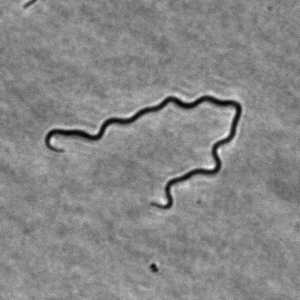
%> input picture Paddy_et_al_Dassama_2026/included_datasets/representative_HADA_images/minus_iptg.tif, 300 x 300 px
$ octave --eval "result = devTracking(imread('../Paddy_et_al_Dassama_2026/included_datasets/representative_HADA_images/minus_iptg.tif'));"   (GNU Octave 9; MATLAB toolbox functions it lacks are replaced by stand-ins)
%> lines starting %> are read from the running program, lines starting %| are printed output that depends on the picture; in (x1, y1, x2, y2) boxes, pixels count from 0 and x2, y2 are one past the last pixel; in counts of white or black regions, pixels touching at a corner belong together; the program's own positions count from 1
### Epi Population/filterIM.m
function [filteredIM] = filterIM(im, varargin)
% author:     Bradley R Parry
% date:       2011
% copyright:  Yale University
%%%%%%%%%%%%%%%%%%%%%%%%%%%
% filterIM performs bandpass Gaussian filtering on an input image. The
% input image is convolved with a boxcar kernel (see below to avoid boxcar
% convolution), and subtracted from a convolution of the input image with a
% Gaussian window. The input image is convolved with a Gaussian in the
% frequency space and obtained with an inverse Fourier transform. Pixels
% ceil(spotLength/2) from the image edge are masked out.
%
%   INPUT ARGUMENTS
% im is an image to filter
% optional input arguements include:
%     frequency: is the upper limit of frequencies to pass
%         filteredIM = filterIM(im,'frequency',0.95)
%     spotlength: length of the spot, set to zero to avoid boxcar
%     convolution. spotlength should be an integer value.
%         filteredIM = filterIM(im,'spotlength',9)
%     ithresh: a value between 0 and 1 indicating the intensity level
%     to threshold at. If set to 0, no thresholding will occur
%         filteredIM = filterIM(im,'ithresh',.2)
%
%   OUTPUT ARGUMENT
% filteredIM: the filtered result of input image, im
% if no output is requested, filterIM will display, as an image (scaled
% from min to max), the result of filtering.

norm = @(x) x./sum(x(:));
Fq = 1;
spotLength = 9;
ithresh = 0;

for q = 1:length(varargin)
    if strcmpi(varargin{q},'fq') || strcmpi(varargin{q},'frequency') || strcmpi(varargin{q},'freq')
        Fq = varargin{q+1};
    elseif strcmpi(varargin{q},'spotlength') || strcmpi(varargin{q},'sl')
        spotLength = varargin{q + 1};
    elseif strcmpi(varargin{q},'ithresh')
        ithresh = varargin{q + 1};
    end
end
%> this loop made 6 passes
%> Fq on pass 1: 0.95
%> spotLength on pass 3: 9

% im = im - mean(im(:)); im(im<0) = 0;
dr = 0; dc = 0;
if ~mod(size(im,1),2), im = cat(1, im(1,:), im); dr = 1; end
if ~mod(size(im,2),2), im = cat(2, im(:,1), im); dc = 1; end

%construct a boxcar filter
b_im = conv2(double(im), norm(ones(spotLength)),'same');

%pad the image for use with fft2
[r_ind, c_ind] = size(im);
%> r_ind = 301; c_ind = 301
Fp = cat(1, im, zeros(r_ind, c_ind));
Fp = cat(2, Fp, zeros(size(Fp,1), c_ind));
%> Fp: size 602x602 double
Fuv = fft2(Fp);

%construct a gaussian filter and pad with 0s for fft2
Huv = GaussWin(size(im),Fq);
Hp = cat(1, Huv, zeros(r_ind, c_ind));
Hp = cat(2, Hp, zeros(size(Hp,1), c_ind));
%> Hp: size 602x602 double
fCHp = fft2(Hp);

G = real(ifft2(Fuv.*fCHp)); %Filter & return to spatial domain at once
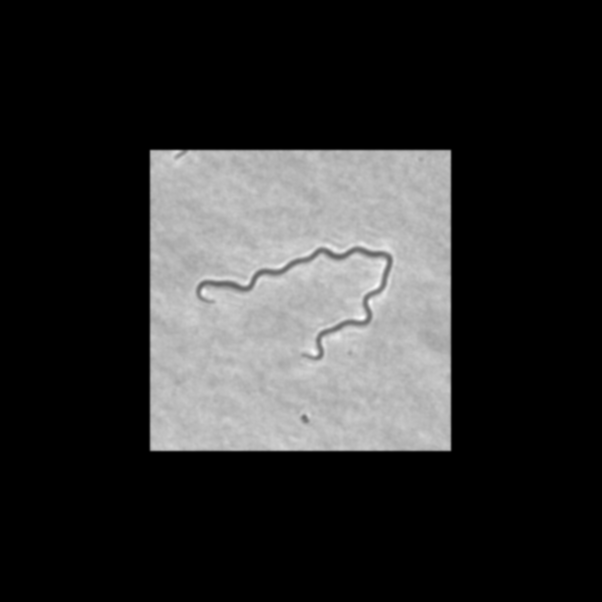
%> G: size 602x602 double; min -5.26e-12, max 8548.6, mean 1556.9; drawn with min black and max white

%extract the valid filtered region
indx(1:2) = [floor(r_ind/2) + 1 + dr, floor(r_ind/2) + size(im,1)];
indx(3:4) = [floor(c_ind/2) + 1 + dc, floor(c_ind/2) + size(im,2)];
GF = G(indx(1):indx(2),indx(3):indx(4));

ind = ceil(spotLength/2);
%> ind = 5
mask = zeros(size(GF));
mask(ind+1:end-ind-1,ind+1:end-ind-1) = 1;
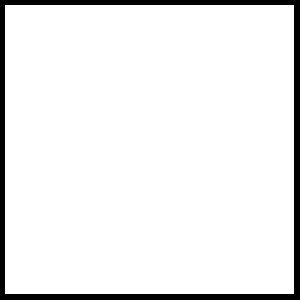
%> mask: size 300x300 double; values 0 (black) and 1 (white), 92.8% white; 1 black region, box (x1, y1, x2, y2) and area: (0, 0, 300, 300) 6479
filteredIM = mask.*(GF - b_im(1:end-dr,1:end-dc));
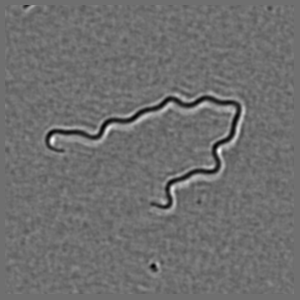
%> filteredIM: size 300x300 double; min -1738.6, max 2246.1, mean 0.6; drawn with min black and max white
L = (ithresh)*(max(filteredIM(:)) - min(filteredIM(:)))*graythresh(filteredIM);
%> L = 196.9
filteredIM(filteredIM <= L) = 0;

if nargout == 0
    imshow(filteredIM,[min(filteredIM(:)) max(filteredIM(:))],'InitialMagnification','fit')
end

end

function [win] = GaussWin(dimensions,sigma)
% author:     Bradley R Parry
% date:       2011
% copyright:  Yale University
%%%%%%%%%%%%%%%%%%%%%%%%%%%
% constructs a Gassian window of size specified by dimensions and the
% standard deviation of the Gaussian function specified by sigma
% if dimensions has 2 components, output win will be of size
% (dimensions(1), dimensions(2)).
% the output window will be centered on dimensions and normalized to 1
%
% EXAMPLE - to construct a 5 by 5 Gaussian surface with standard deviation
% 1:
%     GaussSurf = GaussWin([5, 5], 1);
%
%     GaussSurf =
%         0.0030    0.0133    0.0219    0.0133    0.0030
%         0.0133    0.0596    0.0983    0.0596    0.0133
%         0.0219    0.0983    0.1621    0.0983    0.0219
%         0.0133    0.0596    0.0983    0.0596    0.0133
%         0.0030    0.0133    0.0219    0.0133    0.0030

norm = @(x) x/sum(x(:));
center_ = (dimensions + 1)/2;
rs = center_(1) - repmat([1:dimensions(1)]',[1,dimensions(2)]);
cs = center_(2) - repmat([1:dimensions(2)],[dimensions(1), 1]);
dx = rs.^2 + cs.^2;
win = norm(exp(-dx/(2*sigma^2)));
end

### Gray_Govers_2019_Cell/gaussfit2d.m
function [sfit, gof] = gaussfit2d(img)
%{
-About-
fits a 2D Gaussian function with a single sigma to an input 2D matrix.
A+k*exp(-(x-x0).^2/(2*sigma^2)-(y-y0).^2/(2*sigma^2))

-Inputs-
img: a 2D matrix

-varargin-
na

-Outputs-
sfit and gof: both of the outputs from matlab's builtin fit function

-Example-

-Supplementary-

-Keywords-

-Dependencies-
the matlab builtin fit function

-References-

-Author-
Brad Parry, 2014 July 28
%}

[r,c] = size(img);
[X,Y] = meshgrid(1:r,1:c);
X = X(:);
Y=Y(:);
Z = img(:);
[y0, x0] = find(img == max(img(:)));
%use sigma=1 as an initial estimate, this is ~near the diffraction limit
%for most pixel sizes on popular microscope cameras
sigma = 1;
%estimate amplitude by the max
k = max(img(:));
%estimate im offset as the average of the input image
A = mean(img(:));

gauss2d = fittype('A+k*exp(-(x-x0).^2/(2*sigma^2)-(y-y0).^2/(2*sigma^2))','independent', {'x', 'y'},'dependent', 'z' );
[sfit, gof] = fit([X,Y],double(Z),gauss2d,'StartPoint',[A,k, sigma, mean(x0), mean(y0)],'Lower',[0,0,0,-inf,-inf],'Upper',[inf, inf, inf, inf]);

end

### Gray_Govers_2019_Cell/devTracking.m
function [SpotDat] = devTracking(image, ROI, parameters)
%{
-About-
Performs 2D localization of diffraction limited spots in an image delimited
by a provided ROI over parameters given. If no ROI is given, particle
localization is performed over the entire image. Localization is performed
by fitting raw pixel intensity values to a 2D Gaussian

-Inputs-
image: the image to perform spot identification and localization in

ROI: region of interest for spot localization, should be an n-by-2 polygon
specifying valid image locations to search for spots

Parameters: a structure of parameters controlling 2d Gaussian fitting
    pixelsPerSpotRange: the lower and upper bounds of the number of pixels
        in a spot. If [6,90], a spot must have at least 6 pixels but fewer
        than 90
    spotlength: anticipated spot size, used for construction of bandpass
        filter for noise removal prior to spot identification
    frequency: frequency response for bandpass filter
    ithresh: modifies threshold value determined from Otsu's method: after
        the image is filtered, Otsu's method is used to naively segment it.
        it ithresh = 1, the value from Otsu's method will be used, if
        ithresh = 0.1, 0.1*otsu will be used
    nSigmaCutoff: a spot must be nSigmaCutoff above background noise to be
        labeled as a spot
    fitTol: upper and lower bounds of spot statistics to be kept as spots
        checks the error on fitted terms [A,k,sigma,x,y]

shifts: an n-by-2 matrix specifying image shifts for each frame in x
    (shifts(:,1)) and y (shifts(:,2)) directions. the nth row corresponds to
    the nth frame. if shifts are not provided, the images will be analzed
    as is

-varargin-
na

-Outputs-
SpotDat: nested structure of cell arrays {Frame}{Cell}.(tracking output)
with fields (the kth element of each field corresponds to the kth spot):
    Centroid: xy coordinates of spot peaks
    rmse: root mean-squared error of the fit
    sigma: sigma of the fitted gaussian function
    gtr: a measure of spot intensity over the background
    confint: confidence intervals of the
    fitdata: statistics of the fit

-Example-

-Supplementary-

-Keywords-

-Dependencies-
imcrop.m
devTracking.m

-References-

-Author-
Brad Parry, 2014 July 28
%}

%initialize the output
SpotDat.Centroid = [];
SpotDat.rmse = [];
SpotDat.sigma = [];
SpotDat.gtr = [];
SpotDat.confint = [];
SpotDat.fitdata = [];

%initialize default parameters
def_params.pixelsPerSpotRange = [6 50];
def_params.spotlength = 9;
def_params.frequency = .95;
def_params.ithresh = .1;
def_params.fitTol = [-inf inf;-inf inf;-inf inf;-inf inf;-inf inf];
def_params.nSigmaCutoff = 2;

%sort parameters and populate workspace with their corresponding variables
%this segment extracts fieldnames from the parameters structure and creates
%those variables explicitly in the workspace
fields = fieldnames(def_params);
if ~exist('parameters','var') || ~isstruct(parameters)
    for k = 1:length(fields)
        v = genvarname(fields{k});
        eval([v ' = def_params.(fields{k});']);
    end
else
    a = fieldnames(parameters);
    badfields = setdiff(a, fields);
    parameters = rmfield(parameters, badfields);
    if ~isempty(badfields)
        warning('Bad fieldnames were found in the parameters list')
        tx = ['The following field names were removed from parameters:'];
        disp(tx)
        for k = 1:length(badfields)
            disp(['    ',char(badfields{k})])
        end
    end
    fieldslogical = isfield(parameters,cellfun(@(x) x, fields,'UniformOutput',0));
    needfields = ~fieldslogical;
    ix = needfields.*(1:length(fields))'; ix(ix == 0) = [];
    for k = ix'
        parameters.(fields{k}) = def_params.(fields{k});
    end
    %sprouting variables...
    for k = 1:length(fields)
        v = genvarname(fields{k});
        eval([v ' = parameters.(fields{k});']);
    end
end


[r,c] = size(image);
image = double(image);
dxFromCenter = spotlength / 2 + 1;
if nargin == 1 || isempty(ROI)
    %if a Region of interest in not provided, compute a region of interest
    %equivalent to the entire frame
    y = [1:r,repmat(r,[1,c]),r:-1:1,ones([1,c])]';
    x = [ones([1,r]),1:c,repmat(c,[1,r]),c:-1:1]';
    ROI = cat(2,x,y);
end
ROI = double(ROI);
ROIpxls = poly2mask(ROI(:,1),ROI(:,2),r,c);
filteredImage = filterIM(image,'frequency',frequency,'sl',spotlength,'ithresh',ithresh);
thFiltImage = filteredImage;
thFiltImage(thFiltImage>0) = 1;
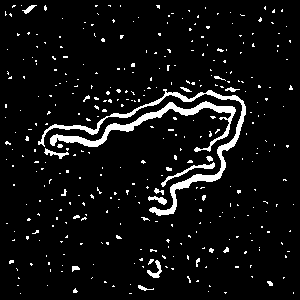
%> thFiltImage: size 300x300 double; values 0 (black) and 1 (white), 6.4% white; 359 white regions (339 under 20 px), largest, box (x1, y1, x2, y2) and area: (38, 89, 246, 216) 1789, (50, 101, 236, 152) 1458, (161, 162, 215, 187) 191

imgMasked = image.*double(ROIpxls);
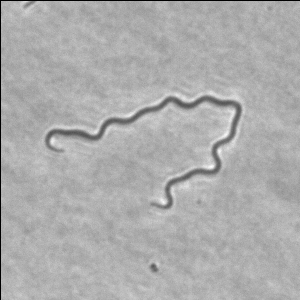
%> imgMasked: size 300x300 double; min 0, max 9105, mean 6186.4; drawn with min black and max white

% find the mean intensity in the ROI
meanCellInt = mean(imgMasked(imgMasked>0));
%> meanCellInt = 6227.8
stdCellInt = std(imgMasked(imgMasked>0));
%> stdCellInt = 474.7

%find rough location of peaks, by guessing they should be contain the
%bright pixels in the image
[pixvals, sortorder] = sort(imgMasked(:),'descend');

%save some computation time later by ignoring relatively dim pixels
%initially
del = pixvals < (meanCellInt + nSigmaCutoff*stdCellInt);
%> del = 90000 logical values, 88663 true
sortorder(del) = [];

%build matrix of neighbors to ignore the bright neighbors of brightest
%pixels, but ignore pixels adjacent to edge pixels
del = 1:r:c*r;
%> del = 300 values from 1 to 89701
for k = [1:r, del, del + r-1, ((c-1)*r + 1):c*r]
    sortorder(sortorder == k) = [];
end
%> after the loop, sortorder = 1337 values, max 73313 at index 721, min 6295 at index 1197, mean 53148

%check if the initial peak estimates are local maxima, that is check if
%they are brighter than their neighbors.
repeatedvals = repmat(image(sortorder),[1,8]);
neighbors = [image(sortorder - r - 1),image(sortorder - r),image(sortorder - r + 1),image(sortorder + 1),...
    image(sortorder + r + 1),image(sortorder + r),image(sortorder + r - 1),image(sortorder - 1)];
di = repeatedvals - neighbors;
peaks = sortorder(min(di,[],2)>0);
%> peaks = 199 values, max 73310 at index 118, min 6596 at index 159, mean 50790.7
[n, m] = meshgrid(1:c,1:r);

%eliminate the dimmest peak of two peaks that are close together
%index peaks as peaks(:) to ensure a column vector
rowlocation = (rem(peaks(:)-1,r)+1);
%> rowlocation = 199 values, max 296 at index 98, min 7 at index 168, mean 136
collocation = ceil(peaks(:)./r);
%> collocation = 199 values, max 245 at index 118, min 22 at index 159, mean 169.8

dr = repmat(rowlocation, [1, length(rowlocation)]) - repmat(rowlocation', [length(rowlocation), 1]);
dc = repmat(collocation, [1, length(collocation)]) - repmat(collocation', [length(collocation), 1]);
drc = dxFromCenter*tril(ones(size(dr)))+(dr.^2 + dc.^2).^(1/2);
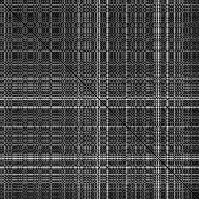
%> drc: size 199x199 double; min 2, max 310.7, mean 87.4; drawn with min black and max white
% the rows contain the indices of the brightest of two peaks dxFromCenter apart
[~, cHat] = find(drc < dxFromCenter);
%> cHat = 186 values from 12 to 199
peaks(cHat) = [];

%iterate through the initial peak estimates and try to perform fitting
for ind = peaks(:)'
    rowlocation = (rem(ind-1,r)+1);
    collocation = ceil(ind./r);
    if thFiltImage(rowlocation,collocation) == 0,continue, end

%         choose which pixels to use in fit...
%         -choose pixels within dxFromCenter of the peak and of value '1' in
%         the thresholded, filtered image
    mask = ((m-rowlocation).^2 + (n-collocation).^2).^(1/2);
    mask(mask <= dxFromCenter) = -1;
    mask(mask>0) = 0;
    mask(mask==-1) = 1;

%         Continue if there is no spot
    if sum(mask(:)) == 0, continue, end
%         extract the box of ones in mask
    cs = (sum(mask) > 0) .* n(1,:);
    cs = [min(cs(cs>0)),max(cs)];
    rs = (sum(mask,2) > 0) .* m(:,1);
    rs = [min(rs(rs>0)),max(rs)];

    subImage = image(rs(1):rs(2),cs(1):cs(2));
%         continue if the spot is too small
    if length(subImage(:)) < pixelsPerSpotRange(1), continue, end

    %try to fit the cropped image
    [fitdata, gof] = gaussfit2d(subImage);
    if isempty(fitdata),continue,end
%     construct errr that is the ratio of confidence intervals to the
%     fitted data, in other words a normalized confidence range.
    errr = diff(confint(fitdata)) ./ ([fitdata.A,fitdata.k,fitdata.sigma,fitdata.x0,fitdata.y0]);
    errr = errr(:);
    %verify that the errors are within the specified fit tolerance
    checkErr = (errr >= fitTol(:,1)) .* (errr <= fitTol(:,2));

%     transform to fit tolerances
    if sum(checkErr) == length(checkErr)

        SpotDat.confint{end+1} = confint(fitdata);
        SpotDat.gtr(end+1) = (image(ind)-meanCellInt)/stdCellInt;
        SpotDat.Centroid(end+1,1:2) = [cs(1)+fitdata.x0-1, rs(1)+fitdata.y0-1];
        SpotDat.sigma(end+1) = fitdata.sigma;
        SpotDat.rmse(end + 1) = gof.rmse;
        SpotDat.fitdata{end+1} = [fitdata.A,fitdata.k,fitdata.sigma,fitdata.x0,fitdata.y0];
    end
end
%> this loop made 1 pass
%> (ind, rowlocation, collocation, cs, rs, r in gaussfit2d, c in gaussfit2d, y0 in gaussfit2d) on pass 1: (63467, 167, 212, [207 217], [162 172], 11, 11, 6)
%> pass 1, in devTracking, `mask = ((m-rowlocation).^2 + (n-collocation).^2).^(1/2);`:
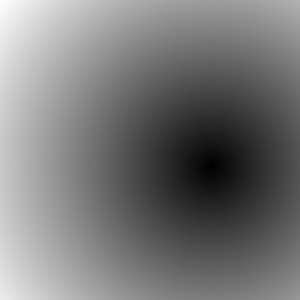
%> mask: size 300x300 double; min 0, max 268.5, mean 126.6; drawn with min black and max white
%> the run ends on the next line

$ run again, on Paddy_et_al_Dassama_2026/included_datasets/representative_HADA_images/plus_ipp.tif
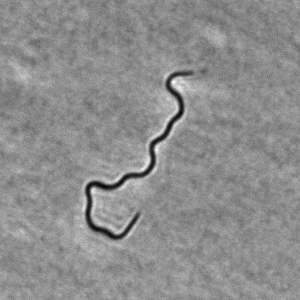
%> input picture Paddy_et_al_Dassama_2026/included_datasets/representative_HADA_images/plus_ipp.tif, 300 x 300 px
%> the loop in filterIM, `for q = 1:length(varargin)` made 6 passes
%> Fq on pass 1: 0.95
%> in filterIM, `ind = ceil(spotLength/2);`: ind = 5
%> L = 193.6
%> in devTracking, `thFiltImage(thFiltImage>0) = 1;`:
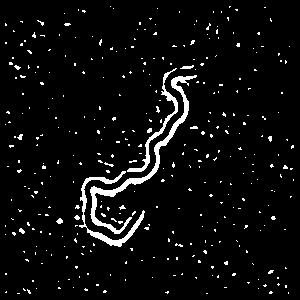
%> thFiltImage: size 300x300 double; values 0 (black) and 1 (white), 4.8% white; 354 white regions (343 under 20 px), largest, box (x1, y1, x2, y2) and area: (90, 75, 197, 234) 1304, (79, 171, 145, 247) 692, (127, 68, 178, 172) 497
%> meanCellInt = 6113.3
%> stdCellInt = 408.5
%> in devTracking, `del = pixvals < (meanCellInt + nSigmaCutoff*stdCellInt);`: del = 90000 logical values, 88211 true
%> after the loop in devTracking, `for k = [1:r, del, del + r-1, ((c-1)*r + 1):c*r]`: sortorder = 1789 values, max 66641 at index 1486, min 740 at index 1471, mean 39536.4
%> peaks = 260 values, max 66641 at index 213, min 740 at index 205, mean 36564.1
%> in devTracking, `rowlocation = (rem(peaks(:)-1,r)+1);`: rowlocation = 260 values, max 259 at index 164, min 35 at index 240, mean 163.7
%> in devTracking, `collocation = ceil(peaks(:)./r);`: collocation = 260 values, max 223 at index 181, min 3 at index 205, mean 122.3
%> cHat = 370 values from 4 to 258
%> the loop in devTracking, `for ind = peaks(:)'` made 1 pass
%> (ind, rowlocation, collocation, cs, rs, r in gaussfit2d, c in gaussfit2d, y0 in gaussfit2d) on pass 1: (51983, 83, 174, [169 179], [78 88], 11, 11, 6)
%> pass 1, in devTracking, `mask = ((m-rowlocation).^2 + (n-collocation).^2).^(1/2);`:
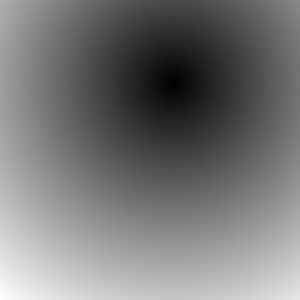
%> mask: size 300x300 double; min 0, max 277.5, mean 129.6; drawn with min black and max white

$ run again, on Paddy_et_al_Dassama_2026/included_datasets/representative_HADA_images/plus_iptg.tif
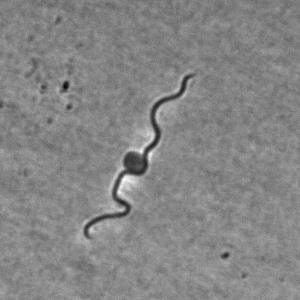
%> input picture Paddy_et_al_Dassama_2026/included_datasets/representative_HADA_images/plus_iptg.tif, 300 x 300 px
%> the loop in filterIM, `for q = 1:length(varargin)` made 6 passes
%> Fq on pass 1: 0.95
%> in filterIM, `ind = ceil(spotLength/2);`: ind = 5
%> L = 197.3
%> in devTracking, `thFiltImage(thFiltImage>0) = 1;`:
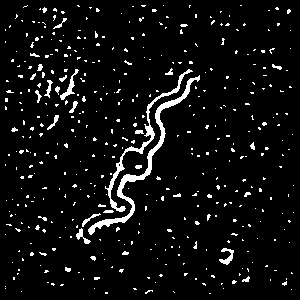
%> thFiltImage: size 300x300 double; values 0 (black) and 1 (white), 5.8% white; 443 white regions (413 under 20 px), largest, box (x1, y1, x2, y2) and area: (88, 75, 200, 235) 1146, (105, 69, 193, 212) 711, (60, 69, 79, 100) 140
%> meanCellInt = 6117.9
%> stdCellInt = 404.5
%> in devTracking, `del = pixvals < (meanCellInt + nSigmaCutoff*stdCellInt);`: del = 90000 logical values, 88345 true
%> after the loop in devTracking, `for k = [1:r, del, del + r-1, ((c-1)*r + 1):c*r]`: sortorder = 1655 values, max 83769 at index 1416, min 593 at index 1128, mean 38959.7
%> peaks = 193 values, max 83769 at index 163, min 593 at index 120, mean 39220.9
%> in devTracking, `rowlocation = (rem(peaks(:)-1,r)+1);`: rowlocation = 193 values, max 293 at index 120, min 69 at index 163, mean 174.3
%> in devTracking, `collocation = ceil(peaks(:)./r);`: collocation = 193 values, max 280 at index 163, min 2 at index 120, mean 131.2
%> cHat = 244 values from 3 to 193
%> the loop in devTracking, `for ind = peaks(:)'` made 1 pass
%> (ind, rowlocation, collocation, cs, rs, r in gaussfit2d, c in gaussfit2d, y0 in gaussfit2d) on pass 1: (37679, 179, 126, [121 131], [174 184], 11, 11, 6)
%> pass 1, in devTracking, `mask = ((m-rowlocation).^2 + (n-collocation).^2).^(1/2);`:
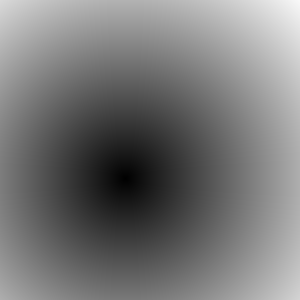
%> mask: size 300x300 double; min 0, max 248.9, mean 118.9

$ run again, on Paddy_et_al_Dassama_2026/included_datasets/representative_HADA_images/plus_mva.tif
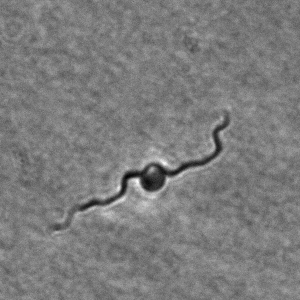
%> input picture Paddy_et_al_Dassama_2026/included_datasets/representative_HADA_images/plus_mva.tif, 300 x 300 px
%> the loop in filterIM, `for q = 1:length(varargin)` made 6 passes
%> Fq on pass 1: 0.95
%> in filterIM, `ind = ceil(spotLength/2);`: ind = 5
%> L = 149.8
%> thFiltImage: size 300x300 double; values 0 (black) and 1 (white), 8.4% white; 633 white regions (559 under 20 px), largest, box (x1, y1, x2, y2) and area: (71, 115, 235, 227) 1198, (94, 162, 130, 199) 262, (135, 157, 178, 170) 187
%> meanCellInt = 5900.9
%> stdCellInt = 351.1
%> in devTracking, `del = pixvals < (meanCellInt + nSigmaCutoff*stdCellInt);`: del = 90000 logical values, 88129 true
%> after the loop in devTracking, `for k = [1:r, del, del + r-1, ((c-1)*r + 1):c*r]`: sortorder = 1871 values, max 88338 at index 1670, min 10515 at index 1743, mean 43938.2
%> peaks = 269 values, max 88338 at index 239, min 10515 at index 250, mean 45026.2
%> in devTracking, `rowlocation = (rem(peaks(:)-1,r)+1);`: rowlocation = 269 values, max 292 at index 156, min 6 at index 180, mean 181.2
%> in devTracking, `collocation = ceil(peaks(:)./r);`: collocation = 269 values, max 295 at index 239, min 36 at index 192, mean 150.5
%> cHat = 341 values from 7 to 266
%> the loop in devTracking, `for ind = peaks(:)'` made 1 pass
%> (ind, rowlocation, collocation, cs, rs, r in gaussfit2d, c in gaussfit2d, y0 in gaussfit2d) on pass 1: (41282, 182, 138, [133 143], [177 187], 11, 11, 6)
%> pass 1, in devTracking, `mask = ((m-rowlocation).^2 + (n-collocation).^2).^(1/2);`:
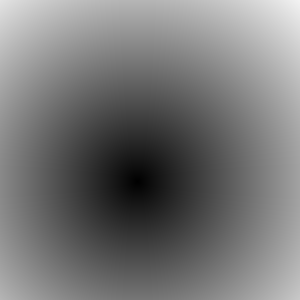
%> mask: size 300x300 double; min 0, max 242.9, mean 118.1
